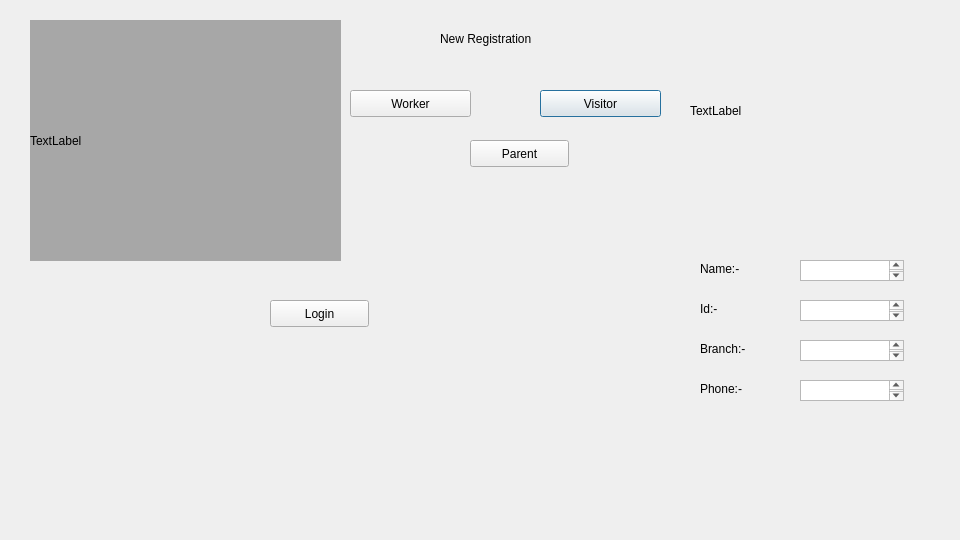
<?xml version="1.0" encoding="UTF-8"?>
<ui version="4.0">
 <class>Dialog</class>
 <widget class="QDialog" name="Dialog">
  <property name="geometry">
   <rect>
    <x>0</x>
    <y>0</y>
    <width>960</width>
    <height>540</height>
   </rect>
  </property>
  <property name="windowTitle">
   <string>Dialog</string>
  </property>
  <widget class="QLabel" name="imglabel">
   <property name="geometry">
    <rect>
     <x>30</x>
     <y>20</y>
     <width>311</width>
     <height>241</height>
    </rect>
   </property>
   <property name="autoFillBackground">
    <bool>false</bool>
   </property>
   <property name="styleSheet">
    <string notr="true">background-color: rgb(167, 167, 167);</string>
   </property>
   <property name="text">
    <string>TextLabel</string>
   </property>
  </widget>
  <widget class="QLabel" name="label">
   <property name="geometry">
    <rect>
     <x>690</x>
     <y>20</y>
     <width>161</width>
     <height>181</height>
    </rect>
   </property>
   <property name="styleSheet">
    <string notr="true">border-color: rgb(122, 122, 122);
border-color: rgb(20, 20, 20);</string>
   </property>
   <property name="text">
    <string>TextLabel</string>
   </property>
  </widget>
  <widget class="QPushButton" name="pushButton_2">
   <property name="geometry">
    <rect>
     <x>540</x>
     <y>90</y>
     <width>121</width>
     <height>27</height>
    </rect>
   </property>
   <property name="text">
    <string>Visitor</string>
   </property>
  </widget>
  <widget class="QPushButton" name="pushButton">
   <property name="geometry">
    <rect>
     <x>350</x>
     <y>90</y>
     <width>121</width>
     <height>27</height>
    </rect>
   </property>
   <property name="text">
    <string>Worker</string>
   </property>
  </widget>
  <widget class="QLabel" name="label_2">
   <property name="geometry">
    <rect>
     <x>440</x>
     <y>30</y>
     <width>141</width>
     <height>17</height>
    </rect>
   </property>
   <property name="text">
    <string>New Registration</string>
   </property>
  </widget>
  <widget class="QLabel" name="label_3">
   <property name="geometry">
    <rect>
     <x>700</x>
     <y>260</y>
     <width>68</width>
     <height>17</height>
    </rect>
   </property>
   <property name="text">
    <string>Name:-</string>
   </property>
  </widget>
  <widget class="QLabel" name="label_4">
   <property name="geometry">
    <rect>
     <x>700</x>
     <y>300</y>
     <width>68</width>
     <height>17</height>
    </rect>
   </property>
   <property name="text">
    <string>Id:-</string>
   </property>
  </widget>
  <widget class="QLabel" name="label_5">
   <property name="geometry">
    <rect>
     <x>700</x>
     <y>340</y>
     <width>68</width>
     <height>17</height>
    </rect>
   </property>
   <property name="text">
    <string>Branch:-</string>
   </property>
  </widget>
  <widget class="QLabel" name="label_6">
   <property name="geometry">
    <rect>
     <x>700</x>
     <y>380</y>
     <width>68</width>
     <height>17</height>
    </rect>
   </property>
   <property name="text">
    <string>Phone:-</string>
   </property>
  </widget>
  <widget class="QTextEdit" name="textEdit">
   <property name="geometry">
    <rect>
     <x>800</x>
     <y>260</y>
     <width>104</width>
     <height>21</height>
    </rect>
   </property>
  </widget>
  <widget class="QTextEdit" name="textEdit_2">
   <property name="geometry">
    <rect>
     <x>800</x>
     <y>300</y>
     <width>104</width>
     <height>21</height>
    </rect>
   </property>
  </widget>
  <widget class="QTextEdit" name="textEdit_3">
   <property name="geometry">
    <rect>
     <x>800</x>
     <y>340</y>
     <width>104</width>
     <height>21</height>
    </rect>
   </property>
  </widget>
  <widget class="QTextEdit" name="textEdit_4">
   <property name="geometry">
    <rect>
     <x>800</x>
     <y>380</y>
     <width>104</width>
     <height>21</height>
    </rect>
   </property>
  </widget>
  <widget class="QLabel" name="label_7">
   <property name="geometry">
    <rect>
     <x>60</x>
     <y>460</y>
     <width>68</width>
     <height>17</height>
    </rect>
   </property>
   <property name="text">
    <string/>
   </property>
  </widget>
  <widget class="QLabel" name="label_8">
   <property name="geometry">
    <rect>
     <x>20</x>
     <y>380</y>
     <width>301</width>
     <height>131</height>
    </rect>
   </property>
   <property name="text">
    <string>&lt;html&gt;&lt;head/&gt;&lt;body&gt;&lt;p&gt;&lt;img src=&quot;:/newPrefix/logo.png&quot;/&gt;&lt;/p&gt;&lt;/body&gt;&lt;/html&gt;</string>
   </property>
  </widget>
  <widget class="QLabel" name="label_9">
   <property name="geometry">
    <rect>
     <x>60</x>
     <y>430</y>
     <width>68</width>
     <height>17</height>
    </rect>
   </property>
   <property name="text">
    <string/>
   </property>
  </widget>
  <widget class="QPushButton" name="pushButton_3">
   <property name="geometry">
    <rect>
     <x>470</x>
     <y>140</y>
     <width>99</width>
     <height>27</height>
    </rect>
   </property>
   <property name="text">
    <string>Parent</string>
   </property>
  </widget>
  <widget class="QPushButton" name="pushButton_4">
   <property name="geometry">
    <rect>
     <x>270</x>
     <y>300</y>
     <width>99</width>
     <height>27</height>
    </rect>
   </property>
   <property name="text">
    <string>Login</string>
   </property>
  </widget>
 </widget>
 <resources>
  <include location="img.qrc"/>
 </resources>
 <connections/>
</ui>
